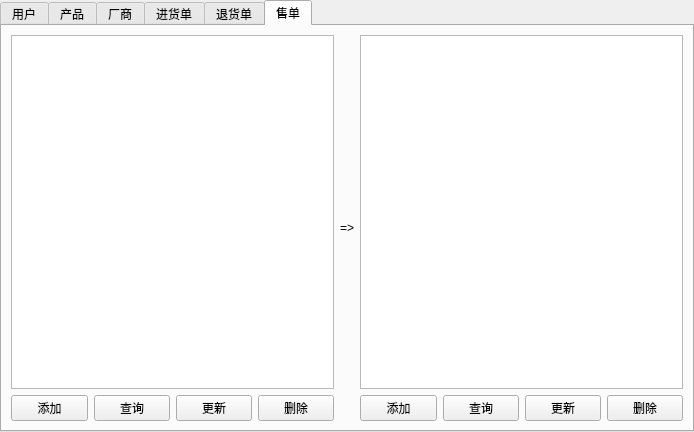
<?xml version="1.0" encoding="UTF-8"?>
<ui version="4.0">
 <class>MainWidget</class>
 <widget class="QTabWidget" name="MainWidget">
  <property name="geometry">
   <rect>
    <x>0</x>
    <y>0</y>
    <width>694</width>
    <height>432</height>
   </rect>
  </property>
  <property name="windowTitle">
   <string>MainWidget</string>
  </property>
  <property name="currentIndex">
   <number>5</number>
  </property>
  <widget class="QWidget" name="m_pUserTab">
   <attribute name="title">
    <string>用户</string>
   </attribute>
   <layout class="QVBoxLayout" name="verticalLayout_3">
    <item>
     <layout class="QVBoxLayout" name="m_pUserLayout">
      <item>
       <widget class="QTreeView" name="m_pUserView"/>
      </item>
      <item>
       <layout class="QHBoxLayout" name="m_pUserHLayout">
        <item>
         <widget class="QPushButton" name="m_pUserAddBtn">
          <property name="text">
           <string>添加</string>
          </property>
         </widget>
        </item>
        <item>
         <widget class="QPushButton" name="m_pUserSelBtn">
          <property name="text">
           <string>查询</string>
          </property>
         </widget>
        </item>
        <item>
         <widget class="QPushButton" name="m_pUserUpdBtn">
          <property name="text">
           <string>更新</string>
          </property>
         </widget>
        </item>
        <item>
         <widget class="QPushButton" name="m_pUserDelBtn">
          <property name="text">
           <string>删除</string>
          </property>
         </widget>
        </item>
       </layout>
      </item>
     </layout>
    </item>
   </layout>
  </widget>
  <widget class="QWidget" name="m_pProductTab">
   <attribute name="title">
    <string>产品</string>
   </attribute>
   <layout class="QVBoxLayout" name="verticalLayout_2">
    <item>
     <layout class="QVBoxLayout" name="m_pProductLayout">
      <item>
       <widget class="QTreeView" name="m_pProductView"/>
      </item>
      <item>
       <layout class="QHBoxLayout" name="m_pProductHLayout">
        <item>
         <widget class="QPushButton" name="m_pProductAddBtn">
          <property name="text">
           <string>添加</string>
          </property>
         </widget>
        </item>
        <item>
         <widget class="QPushButton" name="m_pProductSelBtn">
          <property name="text">
           <string>查询</string>
          </property>
         </widget>
        </item>
        <item>
         <widget class="QPushButton" name="m_pProductUpdBtn">
          <property name="text">
           <string>更新</string>
          </property>
         </widget>
        </item>
        <item>
         <widget class="QPushButton" name="m_pProductDelBtn">
          <property name="text">
           <string>删除</string>
          </property>
         </widget>
        </item>
       </layout>
      </item>
     </layout>
    </item>
   </layout>
  </widget>
  <widget class="QWidget" name="m_pFactoryTab">
   <attribute name="title">
    <string>厂商</string>
   </attribute>
   <layout class="QVBoxLayout" name="verticalLayout_4">
    <item>
     <layout class="QVBoxLayout" name="m_pFactoryLayout">
      <item>
       <widget class="QTreeView" name="m_pFactoryView"/>
      </item>
      <item>
       <layout class="QHBoxLayout" name="m_pFactoryHLayout">
        <item>
         <widget class="QPushButton" name="m_pFactoryAddBtn">
          <property name="text">
           <string>添加</string>
          </property>
         </widget>
        </item>
        <item>
         <widget class="QPushButton" name="m_pFactorySelBtn">
          <property name="text">
           <string>查询</string>
          </property>
         </widget>
        </item>
        <item>
         <widget class="QPushButton" name="m_pFactoryUpdBtn">
          <property name="text">
           <string>更新</string>
          </property>
         </widget>
        </item>
        <item>
         <widget class="QPushButton" name="m_pFactoryDelBtn">
          <property name="text">
           <string>删除</string>
          </property>
         </widget>
        </item>
       </layout>
      </item>
     </layout>
    </item>
   </layout>
  </widget>
  <widget class="QWidget" name="m_pPurchaseTab">
   <attribute name="title">
    <string>进货单</string>
   </attribute>
   <layout class="QHBoxLayout" name="horizontalLayout_3">
    <item>
     <layout class="QHBoxLayout" name="m_pPurchaseLayout">
      <item>
       <layout class="QVBoxLayout" name="m_pPurchaseCVLayout">
        <item>
         <widget class="QTreeView" name="m_pPurchaseCView"/>
        </item>
        <item>
         <layout class="QHBoxLayout" name="m_pPurchaseCHLayout">
          <item>
           <widget class="QPushButton" name="m_pPurchaseCAddBtn">
            <property name="text">
             <string>添加</string>
            </property>
           </widget>
          </item>
          <item>
           <widget class="QPushButton" name="m_pPurchaseCSelBtn">
            <property name="text">
             <string>查询</string>
            </property>
           </widget>
          </item>
          <item>
           <widget class="QPushButton" name="m_pPurchaseCUpdBtn">
            <property name="text">
             <string>更新</string>
            </property>
           </widget>
          </item>
          <item>
           <widget class="QPushButton" name="m_pPurchaseCDelBtn">
            <property name="text">
             <string>删除</string>
            </property>
           </widget>
          </item>
         </layout>
        </item>
       </layout>
      </item>
      <item>
       <widget class="QLabel" name="m_pArrowLabel">
        <property name="text">
         <string>=&gt;</string>
        </property>
       </widget>
      </item>
      <item>
       <layout class="QVBoxLayout" name="m_pPurchaseSVLayout">
        <item>
         <widget class="QTreeView" name="m_pPurchaseSView"/>
        </item>
        <item>
         <layout class="QHBoxLayout" name="m_pPurchaseSHLayout">
          <item>
           <widget class="QPushButton" name="m_pPurchaseSAddBtn">
            <property name="text">
             <string>添加</string>
            </property>
           </widget>
          </item>
          <item>
           <widget class="QPushButton" name="m_pPurchaseSSelBtn">
            <property name="text">
             <string>查询</string>
            </property>
           </widget>
          </item>
          <item>
           <widget class="QPushButton" name="m_pPurchaseSUpdBtn">
            <property name="text">
             <string>更新</string>
            </property>
           </widget>
          </item>
          <item>
           <widget class="QPushButton" name="m_pPurchaseSDelBtn">
            <property name="text">
             <string>删除</string>
            </property>
           </widget>
          </item>
         </layout>
        </item>
       </layout>
      </item>
     </layout>
    </item>
   </layout>
  </widget>
  <widget class="QWidget" name="m_pReturnTab">
   <attribute name="title">
    <string>退货单</string>
   </attribute>
   <widget class="QWidget" name="horizontalLayoutWidget">
    <property name="geometry">
     <rect>
      <x>290</x>
      <y>280</y>
      <width>192</width>
      <height>80</height>
     </rect>
    </property>
    <layout class="QHBoxLayout" name="horizontalLayout">
     <item>
      <widget class="QTreeView" name="m_pReturnView"/>
     </item>
     <item>
      <widget class="QLabel" name="label">
       <property name="text">
        <string>=&gt;</string>
       </property>
      </widget>
     </item>
     <item>
      <widget class="QTreeView" name="treeView"/>
     </item>
    </layout>
   </widget>
   <widget class="QWidget" name="layoutWidget">
    <property name="geometry">
     <rect>
      <x>0</x>
      <y>0</y>
      <width>322</width>
      <height>30</height>
     </rect>
    </property>
    <layout class="QVBoxLayout" name="m_pReturnLayout">
     <item>
      <layout class="QHBoxLayout" name="m_pReturnHLayout">
       <item>
        <widget class="QPushButton" name="m_pReturnAddBtn">
         <property name="text">
          <string>添加</string>
         </property>
        </widget>
       </item>
       <item>
        <widget class="QPushButton" name="m_pReturnSelBtn">
         <property name="text">
          <string>查询</string>
         </property>
        </widget>
       </item>
       <item>
        <widget class="QPushButton" name="m_pReturnUpdBtn">
         <property name="text">
          <string>更新</string>
         </property>
        </widget>
       </item>
       <item>
        <widget class="QPushButton" name="m_pReturnDelBtn">
         <property name="text">
          <string>删除</string>
         </property>
        </widget>
       </item>
      </layout>
     </item>
    </layout>
   </widget>
  </widget>
  <widget class="QWidget" name="m_pSaleTab">
   <attribute name="title">
    <string>售单</string>
   </attribute>
   <layout class="QVBoxLayout" name="verticalLayout">
    <item>
     <layout class="QHBoxLayout" name="m_pSaleLayout">
      <item>
       <layout class="QVBoxLayout" name="m_pSaleCVLayout">
        <item>
         <widget class="QTreeView" name="m_pSaleCView"/>
        </item>
        <item>
         <layout class="QHBoxLayout" name="m_pSaleCHLayout">
          <item>
           <widget class="QPushButton" name="m_pSaleCAddBtn">
            <property name="text">
             <string>添加</string>
            </property>
           </widget>
          </item>
          <item>
           <widget class="QPushButton" name="m_pSaleCSelBtn">
            <property name="text">
             <string>查询</string>
            </property>
           </widget>
          </item>
          <item>
           <widget class="QPushButton" name="m_pSaleCUpdBtn">
            <property name="text">
             <string>更新</string>
            </property>
           </widget>
          </item>
          <item>
           <widget class="QPushButton" name="m_pSaleCDelBtn">
            <property name="text">
             <string>删除</string>
            </property>
           </widget>
          </item>
         </layout>
        </item>
       </layout>
      </item>
      <item>
       <widget class="QLabel" name="m_pSaleArrowLabel">
        <property name="text">
         <string>=&gt;</string>
        </property>
       </widget>
      </item>
      <item>
       <layout class="QVBoxLayout" name="m_pSaleSVLayout">
        <item>
         <widget class="QTreeView" name="m_pSaleSView"/>
        </item>
        <item>
         <layout class="QHBoxLayout" name="m_pSaleSHLayout">
          <item>
           <widget class="QPushButton" name="m_pSaleSAddBtn">
            <property name="text">
             <string>添加</string>
            </property>
           </widget>
          </item>
          <item>
           <widget class="QPushButton" name="m_pSaleSSelBtn">
            <property name="text">
             <string>查询</string>
            </property>
           </widget>
          </item>
          <item>
           <widget class="QPushButton" name="m_pSaleSUpdBtn">
            <property name="text">
             <string>更新</string>
            </property>
           </widget>
          </item>
          <item>
           <widget class="QPushButton" name="m_pSaleSDelBtn">
            <property name="text">
             <string>删除</string>
            </property>
           </widget>
          </item>
         </layout>
        </item>
       </layout>
      </item>
     </layout>
    </item>
   </layout>
  </widget>
 </widget>
 <resources/>
 <connections/>
</ui>
